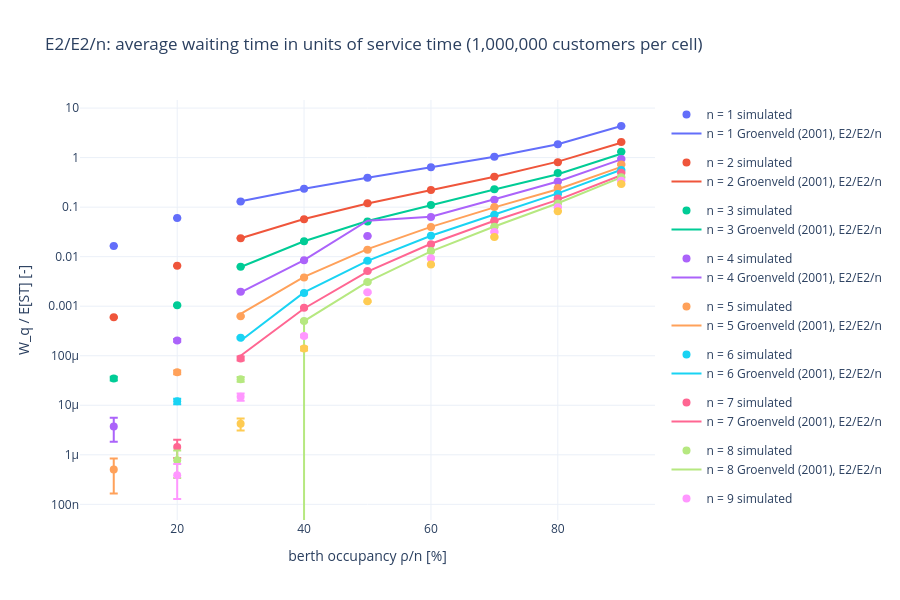

Notebook cell for this chart:
### Code cell
fig = go.Figure()
colors = px.colors.qualitative.Plotly
for i, n in enumerate(table.columns):
    color = colors[i % len(colors)]
    fig.add_trace(go.Scatter(
        x=100 * table.index, y=table[n], error_y=dict(type="data", array=std_error[n]),
        mode="markers", marker=dict(color=color, size=8), name=f"n = {n} simulated", legendgroup=str(n),
    ))
    if n in reference.columns:
        fig.add_trace(go.Scatter(
            x=100 * reference.index, y=reference[n], mode="lines", line=dict(color=color),
            name=f"n = {n} {reference_name}", legendgroup=str(n),
        ))
fig.update_layout(
    title=f"{A}/{S}/n: average waiting time in units of service time ({nr_arr * nr_replications:,} customers per cell)",
    xaxis_title="berth occupancy ρ/n [%]", yaxis_title="W_q / E[ST] [-]", yaxis_type="log",
    height=600, template="plotly_white",
)
fig.show()

### Figure 1 — Plotly figure (JSON) as saved in the notebook; plotly's stock layout.template omitted (floating-point values rounded to 4 significant figures)
{"data": [{"error_y": {"array": [0.0001375, 0.0002374, 0.0006111, 0.001006, 0.002007, 0.003246, 0.007145, 0.0178, 0.04295], "type": "data"}, "legendgroup": "1", "marker": {"color": "#636EFA", "size": 8}, "mode": "markers", "name": "n = 1 simulated", "type": "scatter", "x": [10.0, 20.0, 30.0, 40.0, 50.0, 60.0, 70.0, 80.0, 90.0], "y": [0.01648, 0.06019, 0.1297, 0.2353, 0.3901, 0.6365, 1.042, 1.869, 4.345]}, {"legendgroup": "1", "line": {"color": "#636EFA"}, "mode": "lines", "name": "n = 1 Groenveld (2001), E2/E2/n", "type": "scatter", "x": [30.0, 40.0, 50.0, 60.0, 70.0, 80.0, 90.0], "y": [0.131, 0.2355, 0.3904, 0.6306, 1.039, 1.865, 4.359]}, {"error_y": {"array": [1.393e-05, 7.584e-05, 0.0001976, 0.0004421, 0.0008988, 0.00101, 0.001814, 0.006472, 0.03548], "type": "data"}, "legendgroup": "2", "marker": {"color": "#EF553B", "size": 8}, "mode": "markers", "name": "n = 2 simulated", "type": "scatter", "x": [10.0, 20.0, 30.0, 40.0, 50.0, 60.0, 70.0, 80.0, 90.0], "y": [0.0006, 0.006532, 0.02362, 0.05703, 0.1195, 0.2209, 0.4123, 0.8062, 2.06]}, {"legendgroup": "2", "line": {"color": "#EF553B"}, "mode": "lines", "name": "n = 2 Groenveld (2001), E2/E2/n", "type": "scatter", "x": [30.0, 40.0, 50.0, 60.0, 70.0, 80.0, 90.0], "y": [0.0235, 0.0576, 0.1181, 0.2222, 0.4125, 0.83, 2.0]}, {"error_y": {"array": [3.011e-06, 2.681e-05, 8.664e-05, 0.0001267, 0.0004066, 0.001094, 0.001851, 0.003819, 0.01694], "type": "data"}, "legendgroup": "3", "marker": {"color": "#00CC96", "size": 8}, "mode": "markers", "name": "n = 3 simulated", "type": "scatter", "x": [10.0, 20.0, 30.0, 40.0, 50.0, 60.0, 70.0, 80.0, 90.0], "y": [3.469e-05, 0.001049, 0.006266, 0.02049, 0.05144, 0.1109, 0.2288, 0.4909, 1.318]}, {"legendgroup": "3", "line": {"color": "#00CC96"}, "mode": "lines", "name": "n = 3 Groenveld (2001), E2/E2/n", "type": "scatter", "x": [30.0, 40.0, 50.0, 60.0, 70.0, 80.0, 90.0], "y": [0.0062, 0.0205, 0.0523, 0.1103, 0.2275, 0.46, 1.2]}, {"error_y": {"array": [1.885e-06, 1.296e-05, 4.837e-05, 0.0001009, 0.0002125, 0.0004271, 0.001252, 0.002932, 0.0176], "type": "data"}, "legendgroup": "4", "marker": {"color": "#AB63FA", "size": 8}, "mode": "markers", "name": "n = 4 simulated", "type": "scatter", "x": [10.0, 20.0, 30.0, 40.0, 50.0, 60.0, 70.0, 80.0, 90.0], "y": [3.719e-06, 0.0002036, 0.001969, 0.008468, 0.0261, 0.06312, 0.1416, 0.3279, 0.937]}, {"legendgroup": "4", "line": {"color": "#AB63FA"}, "mode": "lines", "name": "n = 4 Groenveld (2001), E2/E2/n", "type": "scatter", "x": [30.0, 40.0, 50.0, 60.0, 70.0, 80.0, 90.0], "y": [0.0019, 0.0085, 0.0532, 0.0639, 0.1441, 0.33, 0.92]}, {"error_y": {"array": [3.408e-07, 4.187e-06, 1.328e-05, 7.97e-05, 0.00016, 0.0006192, 0.0007032, 0.002872, 0.02045], "type": "data"}, "legendgroup": "5", "marker": {"color": "#FFA15A", "size": 8}, "mode": "markers", "name": "n = 5 simulated", "type": "scatter", "x": [10.0, 20.0, 30.0, 40.0, 50.0, 60.0, 70.0, 80.0, 90.0], "y": [5.066e-07, 4.638e-05, 0.0006256, 0.003796, 0.01376, 0.03991, 0.1005, 0.2435, 0.7282]}, {"legendgroup": "5", "line": {"color": "#FFA15A"}, "mode": "lines", "name": "n = 5 Groenveld (2001), E2/E2/n", "type": "scatter", "x": [30.0, 40.0, 50.0, 60.0, 70.0, 80.0, 90.0], "y": [0.0007, 0.0039, 0.0142, 0.04, 0.0988, 0.23, 0.65]}, {"error_y": {"array": [0.0, 1.501e-06, 7.515e-06, 4.015e-05, 0.0001643, 0.0004128, 0.0009502, 0.002379, 0.008788], "type": "data"}, "legendgroup": "6", "marker": {"color": "#19D3F3", "size": 8}, "mode": "markers", "name": "n = 6 simulated", "type": "scatter", "x": [10.0, 20.0, 30.0, 40.0, 50.0, 60.0, 70.0, 80.0, 90.0], "y": [0.0, 1.203e-05, 0.0002313, 0.00185, 0.008266, 0.02643, 0.07, 0.184, 0.5594]}, {"legendgroup": "6", "line": {"color": "#19D3F3"}, "mode": "lines", "name": "n = 6 Groenveld (2001), E2/E2/n", "type": "scatter", "x": [30.0, 40.0, 50.0, 60.0, 70.0, 80.0, 90.0], "y": [0.0002, 0.0019, 0.0082, 0.0265, 0.0712, 0.19, 0.57]}, {"error_y": {"array": [0.0, 5.762e-07, 8.003e-06, 2.349e-05, 0.0001022, 0.0002057, 0.0005389, 0.00137, 0.009712], "type": "data"}, "legendgroup": "7", "marker": {"color": "#FF6692", "size": 8}, "mode": "markers", "name": "n = 7 simulated", "type": "scatter", "x": [10.0, 20.0, 30.0, 40.0, 50.0, 60.0, 70.0, 80.0, 90.0], "y": [0.0, 1.443e-06, 8.832e-05, 0.000927, 0.005109, 0.01791, 0.05314, 0.1499, 0.4937]}, {"legendgroup": "7", "line": {"color": "#FF6692"}, "mode": "lines", "name": "n = 7 Groenveld (2001), E2/E2/n", "type": "scatter", "x": [30.0, 40.0, 50.0, 60.0, 70.0, 80.0, 90.0], "y": [0.0001, 0.0009, 0.005, 0.0182, 0.0532, 0.14, 0.44]}, {"error_y": {"array": [0.0, 4.409e-07, 3.675e-06, 2.121e-05, 7.575e-05, 0.0002285, 0.0005072, 0.001603, 0.008114], "type": "data"}, "legendgroup": "8", "marker": {"color": "#B6E880", "size": 8}, "mode": "markers", "name": "n = 8 simulated", "type": "scatter", "x": [10.0, 20.0, 30.0, 40.0, 50.0, 60.0, 70.0, 80.0, 90.0], "y": [0.0, 7.796e-07, 3.345e-05, 0.0005003, 0.003075, 0.01301, 0.04038, 0.1184, 0.4024]}, {"legendgroup": "8", "line": {"color": "#B6E880"}, "mode": "lines", "name": "n = 8 Groenveld (2001), E2/E2/n", "type": "scatter", "x": [30.0, 40.0, 50.0, 60.0, 70.0, 80.0, 90.0], "y": [0.0, 0.0005, 0.0031, 0.0128, 0.0407, 0.12, 0.4]}, {"error_y": {"array": [0.0, 2.605e-07, 2.53e-06, 1.462e-05, 6.34e-05, 0.0001589, 0.0005326, 0.00185, 0.006012], "type": "data"}, "legendgroup": "9", "marker": {"color": "#FF97FF", "size": 8}, "mode": "markers", "name": "n = 9 simulated", "type": "scatter", "x": [10.0, 20.0, 30.0, 40.0, 50.0, 60.0, 70.0, 80.0, 90.0], "y": [0.0, 3.887e-07, 1.486e-05, 0.0002508, 0.001921, 0.009334, 0.03153, 0.09892, 0.3412]}, {"error_y": {"array": [0.0, 0.0, 1.147e-06, 1.174e-05, 3.512e-05, 0.0001, 0.0005618, 0.0008383, 0.007115], "type": "data"}, "legendgroup": "10", "marker": {"color": "#FECB52", "size": 8}, "mode": "markers", "name": "n = 10 simulated", "type": "scatter", "x": [10.0, 20.0, 30.0, 40.0, 50.0, 60.0, 70.0, 80.0, 90.0], "y": [0.0, 0.0, 4.243e-06, 0.0001396, 0.001258, 0.006925, 0.0249, 0.08293, 0.294]}], "layout": {"height": 600, "title": {"text": "E2/E2/n: average waiting time in units of service time (1,000,000 customers per cell)"}, "xaxis": {"title": {"text": "berth occupancy ρ/n [%]"}}, "yaxis": {"title": {"text": "W_q / E[ST] [-]"}, "type": "log"}}}
